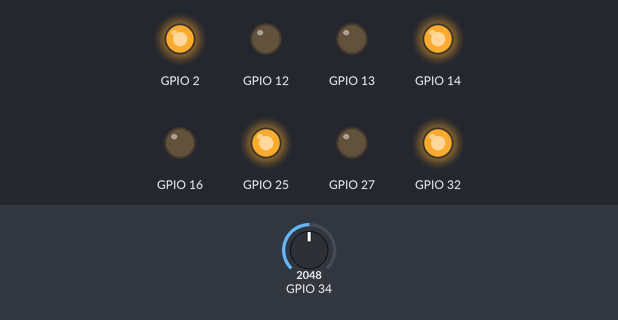
Simulated run of this program. Board: ESP32 board running MicroPython. Parts: output pins drawn as LEDs (lit = HIGH). The inputs (shaded band) are chosen by the test bench; at power-on: GPIO 34 = 2048 (analog values on the 0–4095 scale).

Above: at 1.2 s.
1.3 s: GPIO 34 set to 2236
3.2 s: GPIO 34 set to 2340
At 5.2 s:
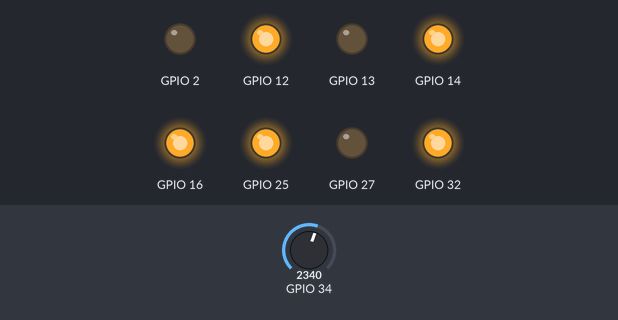
5.5 s: GPIO 34 set to 2866
At 6.9 s:
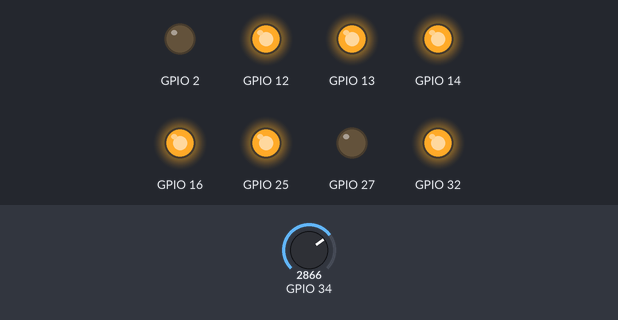
7.5 s: GPIO 34 set to 3129
9.2 s: GPIO 34 set to 3222
At 11.2 s:
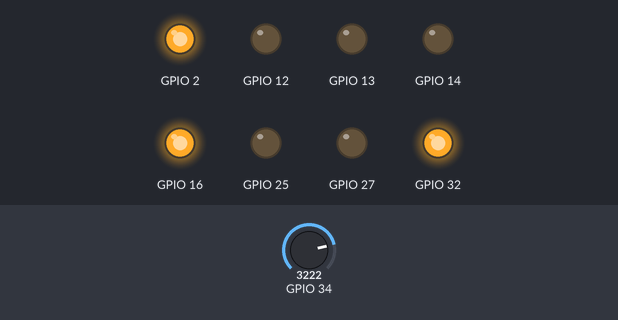
11.5 s: GPIO 34 set to 2047
At 12.8 s:
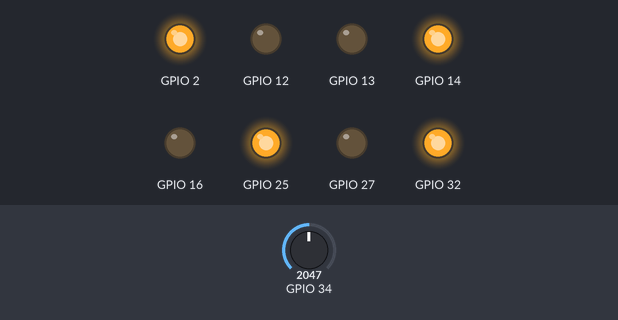
Timing chart, 0 to 14.5 s (numbered marks = the images above; inputs shaded):
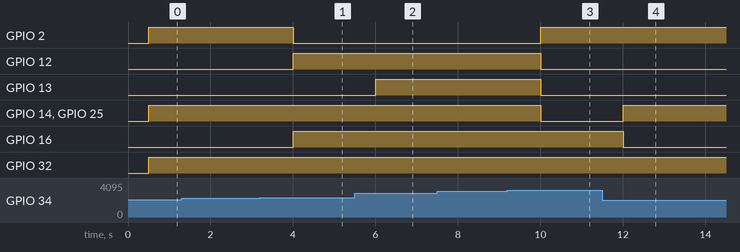

The program:

potenciometro_7.py
```python
from machine import Pin, ADC
from time import sleep

class Potenciometro():
    def __init__(self,adc_pin):
        self.pot = ADC(Pin(adc_pin))
        self.pot.atten(ADC.ATTN_11DB)
        self.pot.width(ADC.WIDTH_12BIT)

    def Read_volts(self):
        raw = self.pot.read()
        sleep(0.5)
        return raw

class Segmento():
    def __init__(self,Pin_A,Pin_B,Pin_C,Pin_D,Pin_E,Pin_F,Pin_G,Pin_P = None):
        self.lista = [
            Pin(Pin_A, Pin.OUT),
            Pin(Pin_B, Pin.OUT),
            Pin(Pin_C, Pin.OUT),
            Pin(Pin_D, Pin.OUT),
            Pin(Pin_E, Pin.OUT),
            Pin(Pin_F, Pin.OUT),
            Pin(Pin_G, Pin.OUT),
        ]

        self.P = None
        if Pin_P != None:
            self.P = Pin(Pin_P, Pin.OUT)


    def number(self,num):
        patterns = [
        (1,1,1,1,1,1,0),  # 0
        (0,1,1,0,0,0,0),  # 1
        (1,1,0,1,1,0,1),  # 2
        (1,1,1,1,0,0,1),  # 3
        (0,1,1,0,0,1,1),  # 4
        (1,0,1,1,0,1,1),  # 5
        (1,0,1,1,1,1,1),  # 6
        (1,1,1,0,0,0,0),  # 7
        (1,1,1,1,1,1,1),  # 8
        (1,1,1,1,0,1,1),  # 9
        ]

        num = max(0, min(int(num), 9))

        for Pin, state in zip(self.lista,patterns[num]):
            Pin.value(state)
            if self.P != None and num == 0:
                self.P.on()
            else:
                self.P.off()

def Volts_to_number(volts):
    return int(volts*9/4095)

potenciometro = Potenciometro(34)
segmento = Segmento(16,2,32,12,13,25,14,27)

while True:
    #volts = potenciometro.Read_volts()
    #number = Volts_to_number(volts)
    #segmento.number(number)
    segmento.number(Volts_to_number(potenciometro.Read_volts()))
```

Measured:
- the behaviour switches between 2274 and 2275 on GPIO 34 (found by bisection; images 0 and 1)
- the behaviour switches between 3184 and 3185 on GPIO 34 (found by bisection; images 2 and 3)
- after the input at 1.3 s, every drawn part: stays the same
- after the input at 3.2 s, GPIO 2: HIGH → LOW after 0.80 s; GPIO 12, GPIO 16: LOW → HIGH after 0.80 s
- after the input at 5.5 s, GPIO 13: LOW → HIGH after 0.50 s
- after the input at 7.5 s, every drawn part: stays the same
- after the input at 9.2 s, GPIO 2: LOW → HIGH after 0.81 s; GPIO 12–14, GPIO 25: HIGH → LOW after 0.81 s
- after the input at 11.5 s, GPIO 14, GPIO 25: LOW → HIGH after 0.51 s; GPIO 16: HIGH → LOW after 0.51 s
